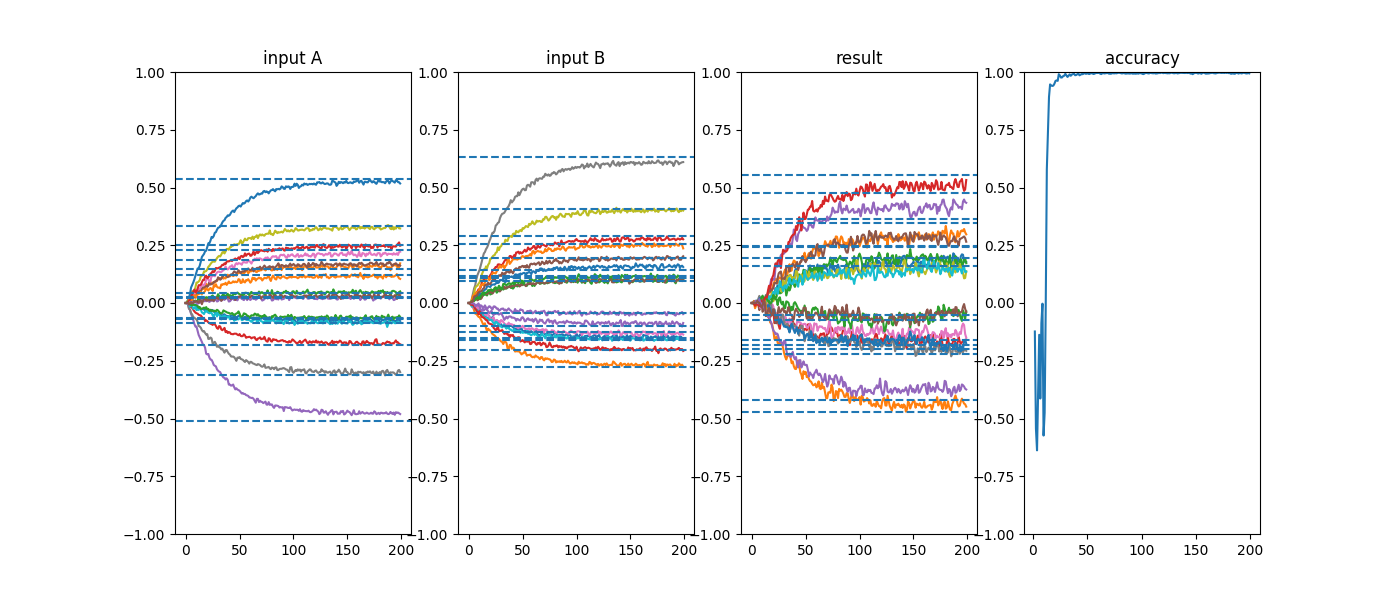

The Python source for this figure:
import nengo
import nengo.spa as spa
import numpy as np

# Generate a test network

D = 16         # this goes up to 512 in Spaun!
SD = 16
n_per_d = 100
pstc = 0.01
n_cconv = 200
seed = 6
dt = 0.001

model = spa.SPA(seed=seed)
with model:
    model.inA = spa.Buffer(D, subdimensions=SD,
                           neurons_per_dimension=n_per_d)
    model.inB = spa.Buffer(D, subdimensions=SD,
                           neurons_per_dimension=n_per_d)

    model.result = spa.Buffer(D, subdimensions=SD,
                              neurons_per_dimension=n_per_d)

    model.cortical = spa.Cortical(spa.Actions('result = inA * inB'),
                                  synapse=pstc,
                                  neurons_cconv=n_cconv)

    input_A = nengo.Node(None, size_in=D)
    input_B = nengo.Node(None, size_in=D)
    output = nengo.Node(None, size_in=D)
    nengo.Connection(input_A, model.inA.state.input, synapse=None)
    nengo.Connection(input_B, model.inB.state.input, synapse=None)
    nengo.Connection(model.result.state.output, output, synapse=None)
sim = nengo.Simulator(model, dt=dt)


# convert this model into cores and messages
import system
s = system.System(model, sim)


# Now run the model with a fixed input to evaluate it
T = 0.2
dt = sim.dt
steps = int(T/dt)

# generate the random input
vocab = spa.Vocabulary(D, rng=np.random.RandomState(seed=seed))
A = vocab.parse('A').v
B = vocab.parse('B').v
ideal_result = vocab.parse('A*B').v

data_A = []
data_B = []
data_C = []
for i in range(steps):
    # inject inputs from the outside world
    s.input_values[s.node2inter[input_A]][:] = A
    s.input_values[s.node2inter[input_B]][:] = B

    output_values = s.step()

    #save some data for plotting
    data_A.append(output_values[s.node2inter[model.inA.state.output]].copy())
    data_B.append(output_values[s.node2inter[model.inB.state.output]].copy())
    data_C.append(output_values[s.node2inter[model.result.state.output]].copy())


# plot the results (with a lowpass filter)
filt = nengo.synapses.Lowpass(0.03)

import pylab
pylab.figure(figsize=(14,6))
pylab.subplot(1, 4, 1)
pylab.title('input A')
pylab.plot(filt.filt(data_A, dt=sim.dt, y0=0))
for v in A:
    pylab.axhline(v, ls='--')
pylab.ylim(-1,1)
pylab.subplot(1, 4, 2)
pylab.title('input B')
pylab.plot(filt.filt(data_B, dt=sim.dt, y0=0))
for v in B:
    pylab.axhline(v, ls='--')
pylab.ylim(-1,1)
pylab.subplot(1, 4, 3)
pylab.title('result')
pylab.plot(filt.filt(data_C, dt=sim.dt, y0=0))
for v in ideal_result:
    pylab.axhline(v, ls='--')
pylab.ylim(-1,1)
pylab.subplot(1, 4, 4)
pylab.title('accuracy')
# compute accuracy (normalized dot product with ideal)
filt_result = filt.filt(data_C, dt=sim.dt, y0=0)
accuracy = [np.dot(ideal_result/np.linalg.norm(ideal_result), 
                   x/np.linalg.norm(x)) for x in filt_result]
pylab.plot(accuracy)
pylab.ylim(-1,1)
pylab.savefig('test_connectivity.png')
pylab.show()
